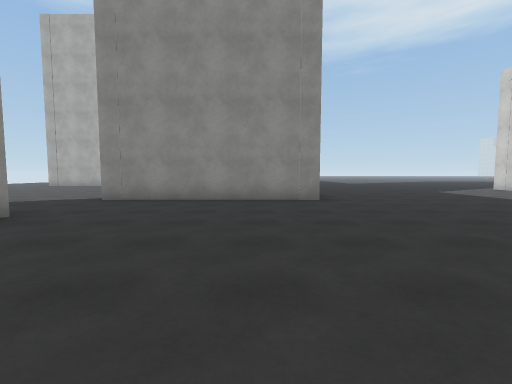
View 1 (above)

19 first-person views from a walk through a 3-D level made in the Unity game engine. The camera is 1.3 m above the floor, tilts 4° down and sees 90° across. The floor is counted in squares, 2 m on a side. Each view is taken from the middle of a square. On the plan, view 1 faces up. The plan holds only what a view shows up to about 9 squares ahead; the rest is blank. The place goes on beyond the plan. The player character is not drawn. Surface patterns are stand-ins for the level's own textures.

View 2
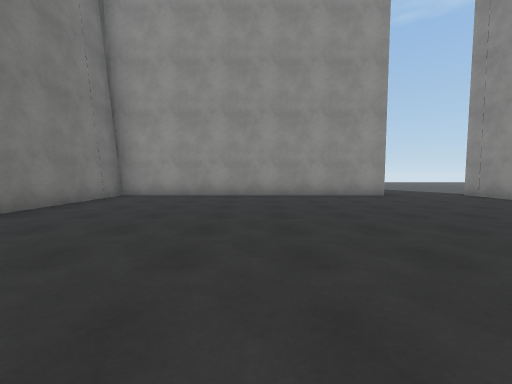

View 3
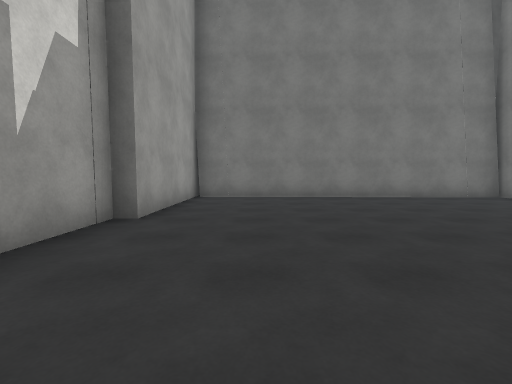

View 4
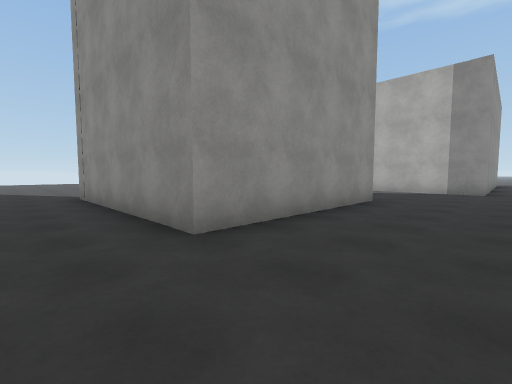

View 5
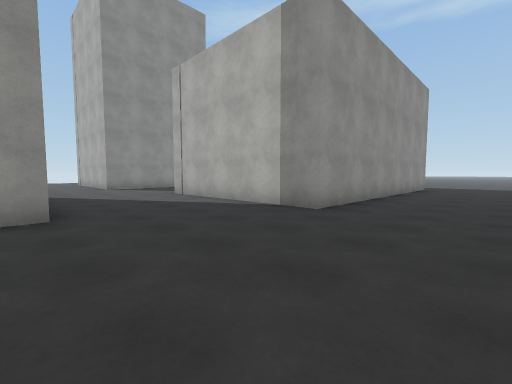

View 6
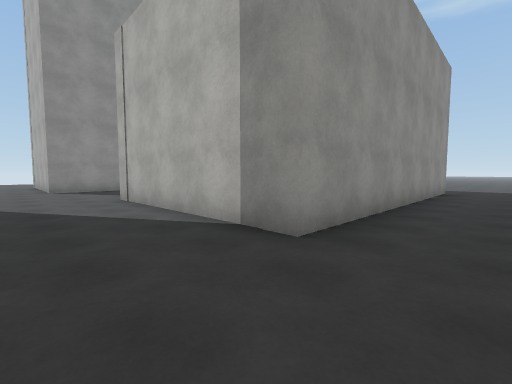

View 7
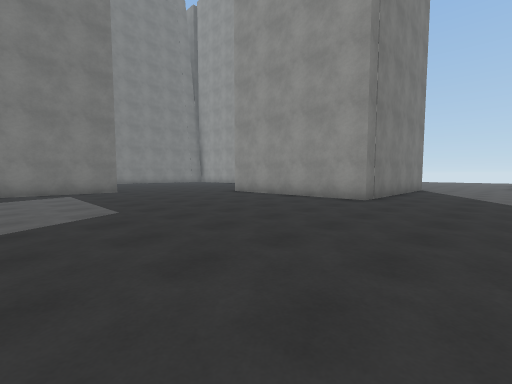

View 8
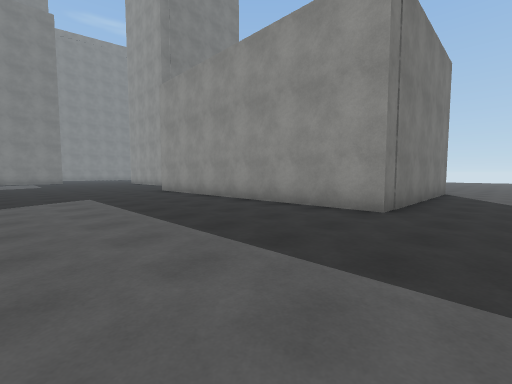

View 9
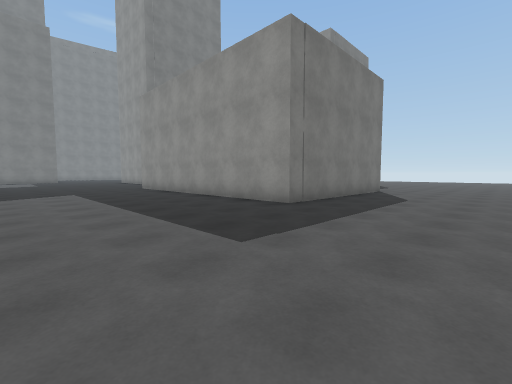

View 10
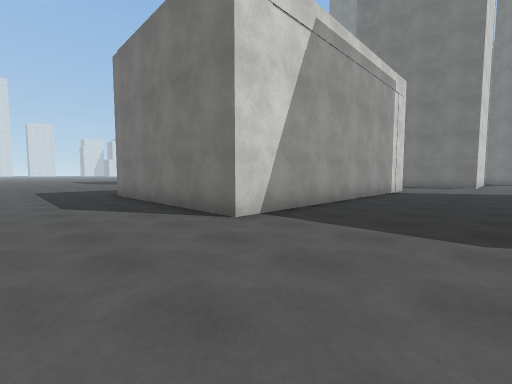

View 11
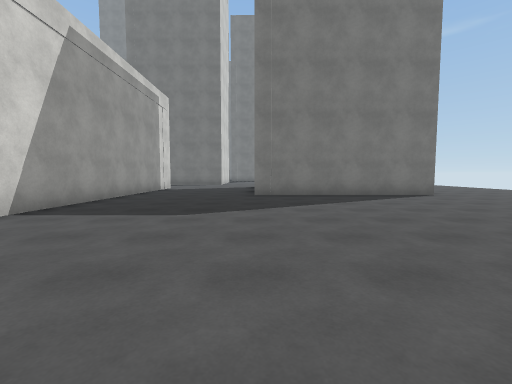

View 12
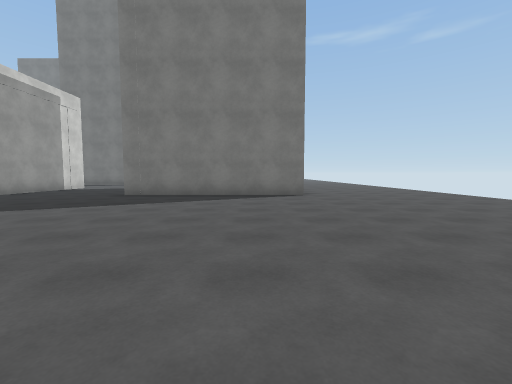

View 13
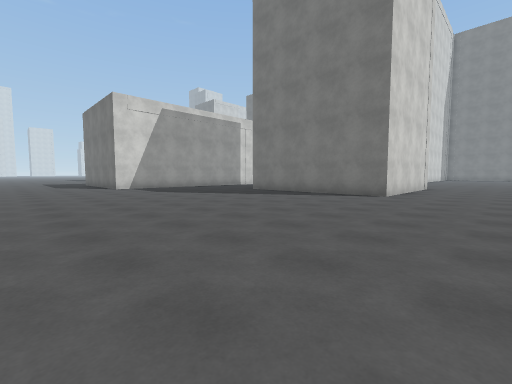

View 14
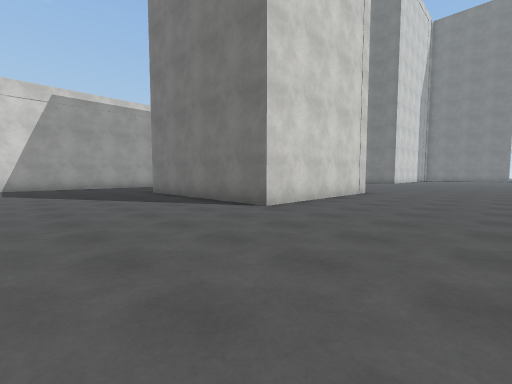

View 15
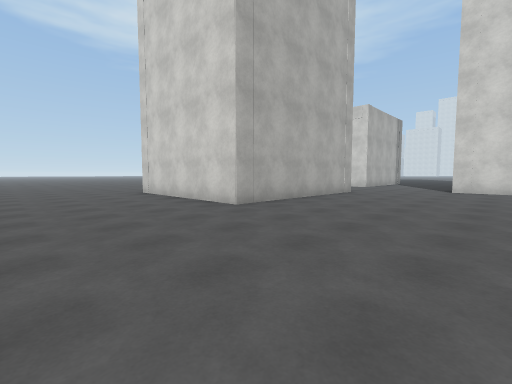

View 16
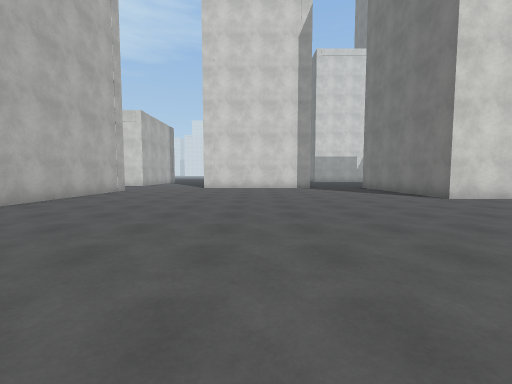

View 17
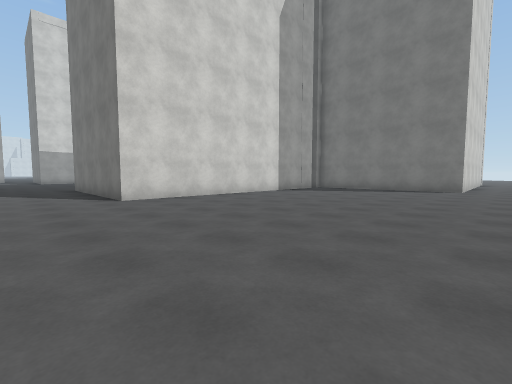

View 18
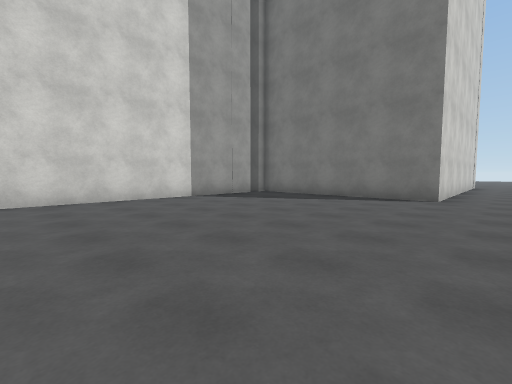

View 19
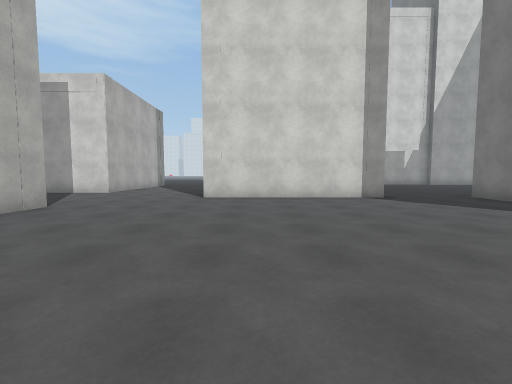

### Floor plan
Points are (right, up) in squares from view 1. A wall is a line through its corners. A room is listed if a view was taken in it or the views show most of it. See-through windows are left out.
Room 1 (views 1, 2, 3, 4, 5, 6, 7, 8, 9, 10, 11, 12, 13, 14, 15, 16, 17, 18, 19)
walls: (-2.2, 11.5) (1.6, 11.5) (1.6, 6.5) (-3.9, 6.5) (-3.9, 11.5); (-5.9, 14.9) (-5.9, 14.2) (-11.5, 14.1) (-11.5, 19.2) (-5.9, 19.2); (-2.1, 15.2) (-2.1, 23.5) (3.4, 23.5) (3.5, 15.2) (-2.1, 15.2); (5, 4.2) (8, 4.2); (5.1, -0.7) (5.1, 1); (-9.3, -4.2) (-9.3, 3.9) (-3.8, 3.9) (-3.8, -4.1) (4.7, -4.3); (4.7, -4.9) (4.7, -0.7); (-14.8, -9.5) (-14.8, -5.2) (-10.3, -5.2)

Where each view was taken, in squares from view 1:
view 1: 0 up, 0 right, facing up
view 2: 0 up, 4 right, facing left
view 3: 3 up, 3 right, facing down
view 4: 5 up, 4 right, facing up-left
view 5: 11 up, 6 right, facing up-left
view 6: 13 up, 5 right, facing up-left
view 7: 14 up, 8 right, facing down-left
view 8: 25 up, 8 right, facing down-left
view 9: 27 up, 8 right, facing down-left
view 10: 26 up, 5 left, facing down-right
view 11: 27 up, 6 left, facing down
view 12: 27 up, 10 left, facing down
view 13: 27 up, 14 left, facing down-right
view 14: 23 up, 15 left, facing down-right
view 15: 10 up, 15 left, facing up-right
view 16: 9 up, 16 left, facing right
view 17: 6 up, 16 left, facing down-right
view 18: 2 up, 16 left, facing down-right
view 19: 10 up, 11 left, facing right
